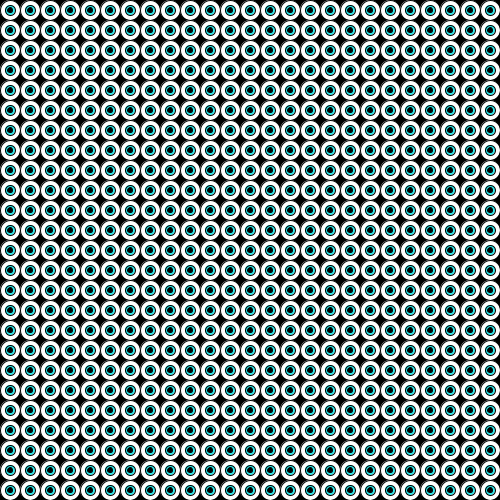
Frame 1 (no input)
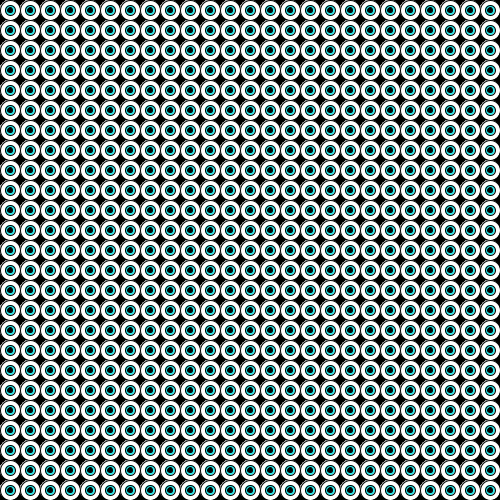
Frame 60 (the mouse pressed at the canvas centre just before this capture)
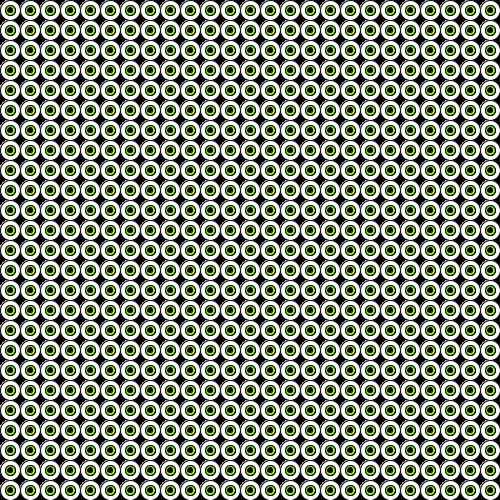
Frame 120 (the mouse held since frame 60 and released just before this capture)

The Processing sketch that drew these frames (run headless with seeded random() and noise(); from frame 60 on, the mouse is pressed at the canvas centre):

// Processing sketch: processing_52058
// ── processing_52058.pde

//Lauren Barnett
//Eyeballs_Part_Two
//Feb_9

int x;
int y;
int value=#9EF02E; //movecolor;


void setup() {
  size (500, 500);
  smooth();
  background(0);
}

void draw() {
  fill(255);
  for (int x=10; x<500; x=x+20) {
    for (int y=10; y<500; y=y+20) {
      ellipse (x, y, 20, 20);//whites of their eyes
    }
  }

  fill(#2EEBF0);
  for (int x=10; x<500; x=x+20) {
    for (int y=10; y<500; y=y+20) {
      ellipse (x, y, 10, 10);//color of their eyes
    }
  }


  fill(#000000);
  for (int x=10; x<500; x=x+20) {
    for (int y=10; y<500; y=y+20) {
      ellipse (x, y, 5, 5);//non-dialated pupil
    }
  }

    if (mouseX>=1 && mouseX<=500) {
      for (int x=10; x<500; x=x+20) {
        for (int y=10; y<500; y=y+20) {
          fill(#9EF02E);
          ellipse (x, y, 10, 10);//color of their eyes
        }}
         fill(#000000);
  for (int x=10; x<500; x=x+20) {
    for (int y=10; y<500; y=y+20) {
      ellipse (x, y, 5, 5);//non-dialated pupil
    }}
    
    //if(mouseX>400){
      //mouseX=600;
    //}
println("X=" + mouseX); //so you know where you are
        }
      }
